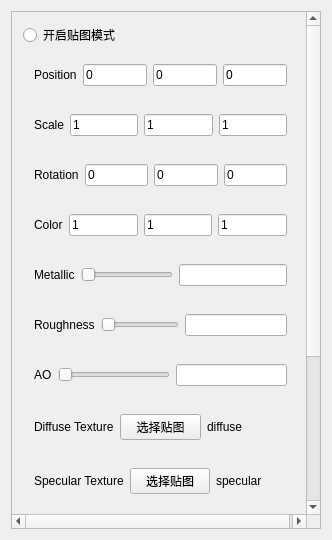
<?xml version="1.0" encoding="UTF-8"?>
<ui version="4.0">
 <class>Property</class>
 <widget class="QWidget" name="Property">
  <property name="geometry">
   <rect>
    <x>0</x>
    <y>0</y>
    <width>332</width>
    <height>540</height>
   </rect>
  </property>
  <property name="windowTitle">
   <string>Property</string>
  </property>
  <layout class="QVBoxLayout" name="verticalLayout">
   <item>
    <widget class="QScrollArea" name="scrollArea">
     <property name="widgetResizable">
      <bool>true</bool>
     </property>
     <widget class="QWidget" name="scrollAreaWidgetContents">
      <property name="geometry">
       <rect>
        <x>0</x>
        <y>0</y>
        <width>295</width>
        <height>630</height>
       </rect>
      </property>
      <layout class="QVBoxLayout" name="verticalLayout_2">
       <item>
        <widget class="QRadioButton" name="textureonoffButton">
         <property name="text">
          <string>开启贴图模式</string>
         </property>
         <property name="checked">
          <bool>false</bool>
         </property>
        </widget>
       </item>
       <item>
        <widget class="QWidget" name="widget" native="true">
         <layout class="QHBoxLayout" name="horizontalLayout_11">
          <item>
           <widget class="QLabel" name="label_17">
            <property name="text">
             <string>Position</string>
            </property>
           </widget>
          </item>
          <item>
           <widget class="QLineEdit" name="px">
            <property name="text">
             <string>0</string>
            </property>
           </widget>
          </item>
          <item>
           <widget class="QLineEdit" name="py">
            <property name="text">
             <string>0</string>
            </property>
           </widget>
          </item>
          <item>
           <widget class="QLineEdit" name="pz">
            <property name="text">
             <string>0</string>
            </property>
           </widget>
          </item>
         </layout>
        </widget>
       </item>
       <item>
        <widget class="QWidget" name="widget_3" native="true">
         <layout class="QHBoxLayout" name="horizontalLayout_12">
          <item>
           <widget class="QLabel" name="label_18">
            <property name="text">
             <string>Scale</string>
            </property>
           </widget>
          </item>
          <item>
           <widget class="QLineEdit" name="sx">
            <property name="text">
             <string>1</string>
            </property>
           </widget>
          </item>
          <item>
           <widget class="QLineEdit" name="sy">
            <property name="text">
             <string>1</string>
            </property>
           </widget>
          </item>
          <item>
           <widget class="QLineEdit" name="sz">
            <property name="text">
             <string>1</string>
            </property>
           </widget>
          </item>
         </layout>
        </widget>
       </item>
       <item>
        <widget class="QWidget" name="widget_2" native="true">
         <layout class="QHBoxLayout" name="horizontalLayout_13">
          <item>
           <widget class="QLabel" name="label_19">
            <property name="text">
             <string>Rotation</string>
            </property>
           </widget>
          </item>
          <item>
           <widget class="QLineEdit" name="rx">
            <property name="text">
             <string>0</string>
            </property>
           </widget>
          </item>
          <item>
           <widget class="QLineEdit" name="ry">
            <property name="text">
             <string>0</string>
            </property>
           </widget>
          </item>
          <item>
           <widget class="QLineEdit" name="rz">
            <property name="text">
             <string>0</string>
            </property>
           </widget>
          </item>
         </layout>
        </widget>
       </item>
       <item>
        <widget class="QWidget" name="colorWidget" native="true">
         <layout class="QHBoxLayout" name="horizontalLayout">
          <item>
           <widget class="QLabel" name="label">
            <property name="text">
             <string>Color</string>
            </property>
           </widget>
          </item>
          <item>
           <widget class="QLineEdit" name="colorR">
            <property name="enabled">
             <bool>true</bool>
            </property>
            <property name="text">
             <string>1</string>
            </property>
           </widget>
          </item>
          <item>
           <widget class="QLineEdit" name="colorG">
            <property name="text">
             <string>1</string>
            </property>
           </widget>
          </item>
          <item>
           <widget class="QLineEdit" name="colorB">
            <property name="text">
             <string>1</string>
            </property>
           </widget>
          </item>
         </layout>
        </widget>
       </item>
       <item>
        <widget class="QWidget" name="metallicWidget" native="true">
         <layout class="QHBoxLayout" name="horizontalLayout_2">
          <item>
           <widget class="QLabel" name="label_2">
            <property name="text">
             <string>Metallic</string>
            </property>
           </widget>
          </item>
          <item>
           <widget class="QSlider" name="metallicSlider">
            <property name="maximum">
             <number>100</number>
            </property>
            <property name="value">
             <number>0</number>
            </property>
            <property name="orientation">
             <enum>Qt::Horizontal</enum>
            </property>
            <property name="tickPosition">
             <enum>QSlider::NoTicks</enum>
            </property>
            <property name="tickInterval">
             <number>0</number>
            </property>
           </widget>
          </item>
          <item>
           <widget class="QLineEdit" name="metallicEdit"/>
          </item>
         </layout>
        </widget>
       </item>
       <item>
        <widget class="QWidget" name="roughnessWidget" native="true">
         <layout class="QHBoxLayout" name="horizontalLayout_3">
          <item>
           <widget class="QLabel" name="label_3">
            <property name="text">
             <string>Roughness</string>
            </property>
           </widget>
          </item>
          <item>
           <widget class="QSlider" name="roughnessSlider">
            <property name="minimum">
             <number>5</number>
            </property>
            <property name="maximum">
             <number>100</number>
            </property>
            <property name="orientation">
             <enum>Qt::Horizontal</enum>
            </property>
           </widget>
          </item>
          <item>
           <widget class="QLineEdit" name="roughnessEdit"/>
          </item>
         </layout>
        </widget>
       </item>
       <item>
        <widget class="QWidget" name="aoWidget" native="true">
         <property name="enabled">
          <bool>true</bool>
         </property>
         <layout class="QHBoxLayout" name="horizontalLayout_4">
          <item>
           <widget class="QLabel" name="label_4">
            <property name="text">
             <string>AO</string>
            </property>
           </widget>
          </item>
          <item>
           <widget class="QSlider" name="aoSlider">
            <property name="maximum">
             <number>100</number>
            </property>
            <property name="orientation">
             <enum>Qt::Horizontal</enum>
            </property>
           </widget>
          </item>
          <item>
           <widget class="QLineEdit" name="aoEdit"/>
          </item>
         </layout>
        </widget>
       </item>
       <item>
        <widget class="QWidget" name="diffuseWidget" native="true">
         <layout class="QHBoxLayout" name="horizontalLayout_5">
          <item>
           <widget class="QLabel" name="label_5">
            <property name="text">
             <string>Diffuse Texture</string>
            </property>
           </widget>
          </item>
          <item>
           <widget class="QPushButton" name="diffuseButton">
            <property name="text">
             <string>选择贴图</string>
            </property>
           </widget>
          </item>
          <item>
           <widget class="QLabel" name="label_11">
            <property name="text">
             <string>diffuse</string>
            </property>
           </widget>
          </item>
         </layout>
        </widget>
       </item>
       <item>
        <widget class="QWidget" name="specularWidget" native="true">
         <layout class="QHBoxLayout" name="horizontalLayout_6">
          <item>
           <widget class="QLabel" name="label_7">
            <property name="text">
             <string>Specular Texture</string>
            </property>
           </widget>
          </item>
          <item>
           <widget class="QPushButton" name="specularButton">
            <property name="text">
             <string>选择贴图</string>
            </property>
           </widget>
          </item>
          <item>
           <widget class="QLabel" name="label_12">
            <property name="text">
             <string>specular</string>
            </property>
           </widget>
          </item>
         </layout>
        </widget>
       </item>
       <item>
        <widget class="QWidget" name="normalWidget" native="true">
         <layout class="QHBoxLayout" name="horizontalLayout_9">
          <item>
           <widget class="QLabel" name="label_8">
            <property name="text">
             <string>Normal</string>
            </property>
           </widget>
          </item>
          <item>
           <widget class="QPushButton" name="normalButton">
            <property name="text">
             <string>选择贴图</string>
            </property>
           </widget>
          </item>
          <item>
           <widget class="QLabel" name="label_13">
            <property name="text">
             <string>normal</string>
            </property>
           </widget>
          </item>
         </layout>
        </widget>
       </item>
       <item>
        <widget class="QWidget" name="metallictexWidget" native="true">
         <layout class="QHBoxLayout" name="horizontalLayout_8">
          <item>
           <widget class="QLabel" name="label_9">
            <property name="text">
             <string>Metallic Texture</string>
            </property>
           </widget>
          </item>
          <item>
           <widget class="QPushButton" name="metallicButton">
            <property name="text">
             <string>选择贴图</string>
            </property>
           </widget>
          </item>
          <item>
           <widget class="QLabel" name="label_14">
            <property name="text">
             <string>metaliic</string>
            </property>
           </widget>
          </item>
         </layout>
        </widget>
       </item>
       <item>
        <widget class="QWidget" name="roughnesstexWidget" native="true">
         <layout class="QHBoxLayout" name="horizontalLayout_7">
          <item>
           <widget class="QLabel" name="label_10">
            <property name="text">
             <string>Roughness Texture</string>
            </property>
           </widget>
          </item>
          <item>
           <widget class="QPushButton" name="roughnessButton">
            <property name="text">
             <string>选择贴图</string>
            </property>
           </widget>
          </item>
          <item>
           <widget class="QLabel" name="label_15">
            <property name="text">
             <string>rougnness</string>
            </property>
           </widget>
          </item>
         </layout>
        </widget>
       </item>
       <item>
        <widget class="QWidget" name="aotexWidget" native="true">
         <layout class="QHBoxLayout" name="horizontalLayout_10">
          <item>
           <widget class="QLabel" name="label_6">
            <property name="text">
             <string>AO Texture</string>
            </property>
           </widget>
          </item>
          <item>
           <widget class="QPushButton" name="AOButton">
            <property name="text">
             <string>选择贴图</string>
            </property>
           </widget>
          </item>
          <item>
           <widget class="QLabel" name="label_16">
            <property name="text">
             <string>ao</string>
            </property>
           </widget>
          </item>
         </layout>
        </widget>
       </item>
      </layout>
     </widget>
    </widget>
   </item>
  </layout>
 </widget>
 <layoutdefault spacing="6" margin="11"/>
 <resources/>
 <connections/>
</ui>
